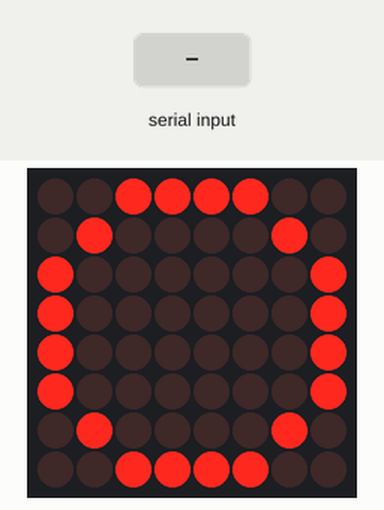
Recording of a sketch running on a simulated Arduino Uno, built with avr-gcc and run on an emulated ATmega328P. Shown: 8×8 LED matrix. Wiring (inferred from the names in the program): LED matrix (orientation assumed): rows pin 13, pin 12, pin 11, pin 10, pin 9, pin 8, pin 7, pin 6; columns pin 5, pin 4, pin 3, A4, A3, A2, A1, A0. The test bench sets the inputs (shaded band).

Above: at 1.2 s.
1.3 s: "A" received over Serial
At 1.6 s:
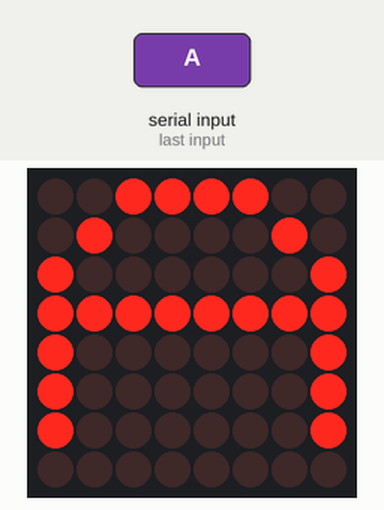
2.8 s: "H" received over Serial
At 3.9 s:
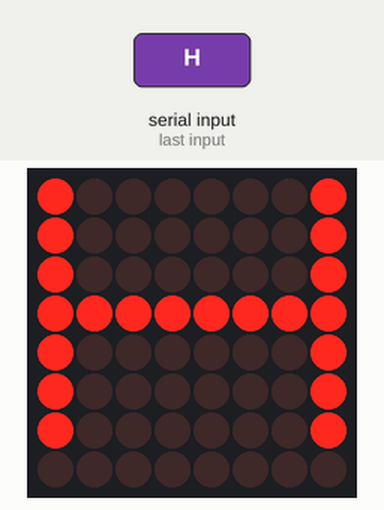
4.3 s: "c" received over Serial
At 5.0 s:
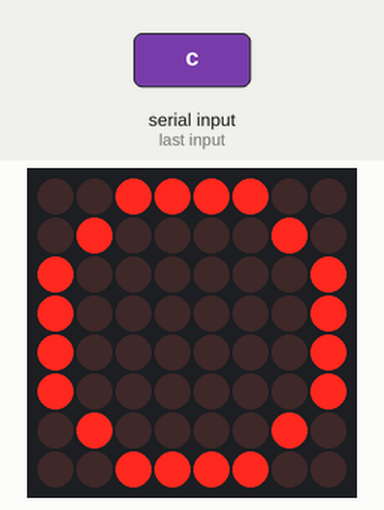
Timing chart, 0 to 7.3 s (numbered marks = the images above; inputs shaded):
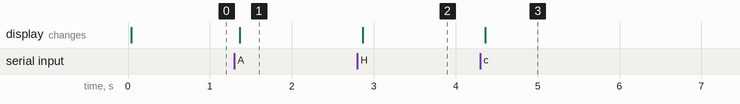

Measured:
- after the input at 1.3 s, the display: changes after 0.07 s (image 1)
- after the input at 2.8 s, the display: changes after 0.07 s (image 2)
- after the input at 4.3 s, the display: changes after 0.06 s (image 3)

The sketch:

wk15_group18.ino
```cpp
#define ROW1 13
#define ROW2 12
#define ROW3 11
#define ROW4 10
#define ROW5 9
#define ROW6 8
#define ROW7 7
#define ROW8 6

#define COL1 5
#define COL2 4
#define COL3 3
#define COL4 A4
#define COL5 A3
#define COL6 A2
#define COL7 A1
#define COL8 A0

const byte row[8] = {
  ROW1, ROW2, ROW3, ROW4,
  ROW5, ROW6, ROW7, ROW8
};

const byte col[8] = {
  COL1, COL2, COL3, COL4,
  COL5, COL6, COL7, COL8
};

byte incomingByte;

// 圓形
byte circle[8][8] = {
  {0,0,1,1,1,1,0,0},
  {0,1,0,0,0,0,1,0},
  {1,0,0,0,0,0,0,1},
  {1,0,0,0,0,0,0,1},
  {1,0,0,0,0,0,0,1},
  {1,0,0,0,0,0,0,1},
  {0,1,0,0,0,0,1,0},
  {0,0,1,1,1,1,0,0}
};

// 字母 A
byte A[8][8] = {
  {0,0,1,1,1,1,0,0},
  {0,1,0,0,0,0,1,0},
  {1,0,0,0,0,0,0,1},
  {1,1,1,1,1,1,1,1},
  {1,0,0,0,0,0,0,1},
  {1,0,0,0,0,0,0,1},
  {1,0,0,0,0,0,0,1},
  {0,0,0,0,0,0,0,0}
};

// 字母 H
byte H[8][8] = {
  {1,0,0,0,0,0,0,1},
  {1,0,0,0,0,0,0,1},
  {1,0,0,0,0,0,0,1},
  {1,1,1,1,1,1,1,1},
  {1,0,0,0,0,0,0,1},
  {1,0,0,0,0,0,0,1},
  {1,0,0,0,0,0,0,1},
  {0,0,0,0,0,0,0,0}
};

byte (*currentPattern)[8] = circle;

void setup() {

  Serial.begin(9600);

  for (byte i = 0; i < 8; i++) {
    pinMode(row[i], OUTPUT);
    pinMode(col[i], OUTPUT);
  }

  clearMatrix();
}

void loop() {

  if (Serial.available() > 0) {

    incomingByte = Serial.read();

    if (incomingByte == 'c') {
      currentPattern = circle;
    }
    else if (incomingByte == 'A') {
      currentPattern = A;
    }
    else if (incomingByte == 'H') {
      currentPattern = H;
    }
  }

  displayPattern(currentPattern);
}

void clearMatrix() {
  for (byte i = 0; i < 8; i++) {
    digitalWrite(row[i], HIGH);
    digitalWrite(col[i], LOW);
  }
}

void displayPattern(byte pattern[8][8]) {

  for (byte r = 0; r < 8; r++) {

    clearMatrix();

    digitalWrite(row[r], LOW);

    for (byte c = 0; c < 8; c++) {
      if (pattern[r][c]) {
        digitalWrite(col[c], HIGH);
      }
    }

    delayMicroseconds(1000);
  }
}
```
